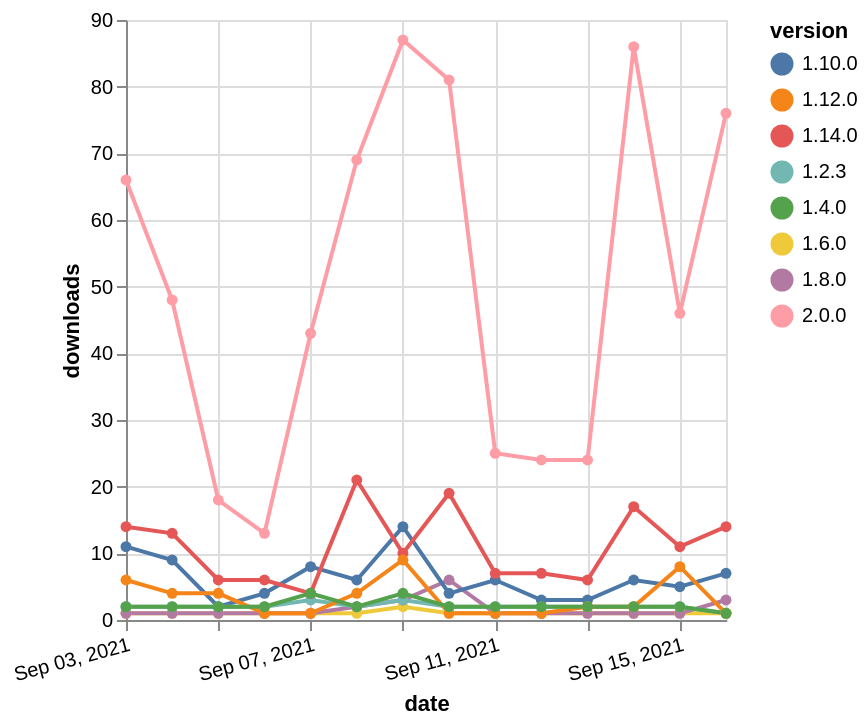

Here is the Vega-Lite specification saved for this chart:
### Vega-Lite specification from a JSON file in a GitHub repository (floating-point values rounded to 4 significant figures)
{"$schema": "https://vega.github.io/schema/vega-lite/v5.json", "description": "A simple bar chart with embedded data.", "data": {"values": [{"date": "2021-09-03", "total": 467, "delta": 1, "version": "1.6.0"}, {"date": "2021-09-04", "total": 468, "delta": 1, "version": "1.6.0"}, {"date": "2021-09-05", "total": 469, "delta": 1, "version": "1.6.0"}, {"date": "2021-09-06", "total": 470, "delta": 1, "version": "1.6.0"}, {"date": "2021-09-07", "total": 471, "delta": 1, "version": "1.6.0"}, {"date": "2021-09-08", "total": 472, "delta": 1, "version": "1.6.0"}, {"date": "2021-09-09", "total": 474, "delta": 2, "version": "1.6.0"}, {"date": "2021-09-10", "total": 475, "delta": 1, "version": "1.6.0"}, {"date": "2021-09-11", "total": 476, "delta": 1, "version": "1.6.0"}, {"date": "2021-09-12", "total": 477, "delta": 1, "version": "1.6.0"}, {"date": "2021-09-13", "total": 478, "delta": 1, "version": "1.6.0"}, {"date": "2021-09-14", "total": 479, "delta": 1, "version": "1.6.0"}, {"date": "2021-09-15", "total": 480, "delta": 1, "version": "1.6.0"}, {"date": "2021-09-16", "total": 481, "delta": 1, "version": "1.6.0"}, {"date": "2021-09-03", "total": 2541, "delta": 1, "version": "1.8.0"}, {"date": "2021-09-04", "total": 2542, "delta": 1, "version": "1.8.0"}, {"date": "2021-09-05", "total": 2543, "delta": 1, "version": "1.8.0"}, {"date": "2021-09-06", "total": 2544, "delta": 1, "version": "1.8.0"}, {"date": "2021-09-07", "total": 2545, "delta": 1, "version": "1.8.0"}, {"date": "2021-09-08", "total": 2547, "delta": 2, "version": "1.8.0"}, {"date": "2021-09-09", "total": 2550, "delta": 3, "version": "1.8.0"}, {"date": "2021-09-10", "total": 2556, "delta": 6, "version": "1.8.0"}, {"date": "2021-09-11", "total": 2557, "delta": 1, "version": "1.8.0"}, {"date": "2021-09-12", "total": 2558, "delta": 1, "version": "1.8.0"}, {"date": "2021-09-13", "total": 2559, "delta": 1, "version": "1.8.0"}, {"date": "2021-09-14", "total": 2560, "delta": 1, "version": "1.8.0"}, {"date": "2021-09-15", "total": 2561, "delta": 1, "version": "1.8.0"}, {"date": "2021-09-16", "total": 2564, "delta": 3, "version": "1.8.0"}, {"date": "2021-09-03", "total": 9308, "delta": 11, "version": "1.10.0"}, {"date": "2021-09-04", "total": 9317, "delta": 9, "version": "1.10.0"}, {"date": "2021-09-05", "total": 9319, "delta": 2, "version": "1.10.0"}, {"date": "2021-09-06", "total": 9323, "delta": 4, "version": "1.10.0"}, {"date": "2021-09-07", "total": 9331, "delta": 8, "version": "1.10.0"}, {"date": "2021-09-08", "total": 9337, "delta": 6, "version": "1.10.0"}, {"date": "2021-09-09", "total": 9351, "delta": 14, "version": "1.10.0"}, {"date": "2021-09-10", "total": 9355, "delta": 4, "version": "1.10.0"}, {"date": "2021-09-11", "total": 9361, "delta": 6, "version": "1.10.0"}, {"date": "2021-09-12", "total": 9364, "delta": 3, "version": "1.10.0"}, {"date": "2021-09-13", "total": 9367, "delta": 3, "version": "1.10.0"}, {"date": "2021-09-14", "total": 9373, "delta": 6, "version": "1.10.0"}, {"date": "2021-09-15", "total": 9378, "delta": 5, "version": "1.10.0"}, {"date": "2021-09-16", "total": 9385, "delta": 7, "version": "1.10.0"}, {"date": "2021-09-03", "total": 2394, "delta": 2, "version": "1.2.3"}, {"date": "2021-09-04", "total": 2396, "delta": 2, "version": "1.2.3"}, {"date": "2021-09-05", "total": 2398, "delta": 2, "version": "1.2.3"}, {"date": "2021-09-06", "total": 2400, "delta": 2, "version": "1.2.3"}, {"date": "2021-09-07", "total": 2403, "delta": 3, "version": "1.2.3"}, {"date": "2021-09-08", "total": 2405, "delta": 2, "version": "1.2.3"}, {"date": "2021-09-09", "total": 2408, "delta": 3, "version": "1.2.3"}, {"date": "2021-09-10", "total": 2410, "delta": 2, "version": "1.2.3"}, {"date": "2021-09-11", "total": 2412, "delta": 2, "version": "1.2.3"}, {"date": "2021-09-12", "total": 2414, "delta": 2, "version": "1.2.3"}, {"date": "2021-09-13", "total": 2416, "delta": 2, "version": "1.2.3"}, {"date": "2021-09-14", "total": 2418, "delta": 2, "version": "1.2.3"}, {"date": "2021-09-15", "total": 2420, "delta": 2, "version": "1.2.3"}, {"date": "2021-09-16", "total": 2421, "delta": 1, "version": "1.2.3"}, {"date": "2021-09-03", "total": 2610, "delta": 66, "version": "2.0.0"}, {"date": "2021-09-04", "total": 2658, "delta": 48, "version": "2.0.0"}, {"date": "2021-09-05", "total": 2676, "delta": 18, "version": "2.0.0"}, {"date": "2021-09-06", "total": 2689, "delta": 13, "version": "2.0.0"}, {"date": "2021-09-07", "total": 2732, "delta": 43, "version": "2.0.0"}, {"date": "2021-09-08", "total": 2801, "delta": 69, "version": "2.0.0"}, {"date": "2021-09-09", "total": 2888, "delta": 87, "version": "2.0.0"}, {"date": "2021-09-10", "total": 2969, "delta": 81, "version": "2.0.0"}, {"date": "2021-09-11", "total": 2994, "delta": 25, "version": "2.0.0"}, {"date": "2021-09-12", "total": 3018, "delta": 24, "version": "2.0.0"}, {"date": "2021-09-13", "total": 3042, "delta": 24, "version": "2.0.0"}, {"date": "2021-09-14", "total": 3128, "delta": 86, "version": "2.0.0"}, {"date": "2021-09-15", "total": 3174, "delta": 46, "version": "2.0.0"}, {"date": "2021-09-16", "total": 3250, "delta": 76, "version": "2.0.0"}, {"date": "2021-09-03", "total": 8129, "delta": 14, "version": "1.14.0"}, {"date": "2021-09-04", "total": 8142, "delta": 13, "version": "1.14.0"}, {"date": "2021-09-05", "total": 8148, "delta": 6, "version": "1.14.0"}, {"date": "2021-09-06", "total": 8154, "delta": 6, "version": "1.14.0"}, {"date": "2021-09-07", "total": 8158, "delta": 4, "version": "1.14.0"}, {"date": "2021-09-08", "total": 8179, "delta": 21, "version": "1.14.0"}, {"date": "2021-09-09", "total": 8189, "delta": 10, "version": "1.14.0"}, {"date": "2021-09-10", "total": 8208, "delta": 19, "version": "1.14.0"}, {"date": "2021-09-11", "total": 8215, "delta": 7, "version": "1.14.0"}, {"date": "2021-09-12", "total": 8222, "delta": 7, "version": "1.14.0"}, {"date": "2021-09-13", "total": 8228, "delta": 6, "version": "1.14.0"}, {"date": "2021-09-14", "total": 8245, "delta": 17, "version": "1.14.0"}, {"date": "2021-09-15", "total": 8256, "delta": 11, "version": "1.14.0"}, {"date": "2021-09-16", "total": 8270, "delta": 14, "version": "1.14.0"}, {"date": "2021-09-03", "total": 7208, "delta": 6, "version": "1.12.0"}, {"date": "2021-09-04", "total": 7212, "delta": 4, "version": "1.12.0"}, {"date": "2021-09-05", "total": 7216, "delta": 4, "version": "1.12.0"}, {"date": "2021-09-06", "total": 7217, "delta": 1, "version": "1.12.0"}, {"date": "2021-09-07", "total": 7218, "delta": 1, "version": "1.12.0"}, {"date": "2021-09-08", "total": 7222, "delta": 4, "version": "1.12.0"}, {"date": "2021-09-09", "total": 7231, "delta": 9, "version": "1.12.0"}, {"date": "2021-09-10", "total": 7232, "delta": 1, "version": "1.12.0"}, {"date": "2021-09-11", "total": 7233, "delta": 1, "version": "1.12.0"}, {"date": "2021-09-12", "total": 7234, "delta": 1, "version": "1.12.0"}, {"date": "2021-09-13", "total": 7236, "delta": 2, "version": "1.12.0"}, {"date": "2021-09-14", "total": 7238, "delta": 2, "version": "1.12.0"}, {"date": "2021-09-15", "total": 7246, "delta": 8, "version": "1.12.0"}, {"date": "2021-09-16", "total": 7247, "delta": 1, "version": "1.12.0"}, {"date": "2021-09-03", "total": 2620, "delta": 2, "version": "1.4.0"}, {"date": "2021-09-04", "total": 2622, "delta": 2, "version": "1.4.0"}, {"date": "2021-09-05", "total": 2624, "delta": 2, "version": "1.4.0"}, {"date": "2021-09-06", "total": 2626, "delta": 2, "version": "1.4.0"}, {"date": "2021-09-07", "total": 2630, "delta": 4, "version": "1.4.0"}, {"date": "2021-09-08", "total": 2632, "delta": 2, "version": "1.4.0"}, {"date": "2021-09-09", "total": 2636, "delta": 4, "version": "1.4.0"}, {"date": "2021-09-10", "total": 2638, "delta": 2, "version": "1.4.0"}, {"date": "2021-09-11", "total": 2640, "delta": 2, "version": "1.4.0"}, {"date": "2021-09-12", "total": 2642, "delta": 2, "version": "1.4.0"}, {"date": "2021-09-13", "total": 2644, "delta": 2, "version": "1.4.0"}, {"date": "2021-09-14", "total": 2646, "delta": 2, "version": "1.4.0"}, {"date": "2021-09-15", "total": 2648, "delta": 2, "version": "1.4.0"}, {"date": "2021-09-16", "total": 2649, "delta": 1, "version": "1.4.0"}]}, "width": "container", "mark": {"type": "line", "point": {"filled": true}}, "encoding": {"x": {"field": "date", "type": "temporal", "timeUnit": "yearmonthdate", "title": "date", "axis": {"labelAngle": -15}}, "y": {"field": "delta", "type": "quantitative", "title": "downloads"}, "color": {"field": "version", "type": "nominal"}, "tooltip": {"field": "delta"}}}
